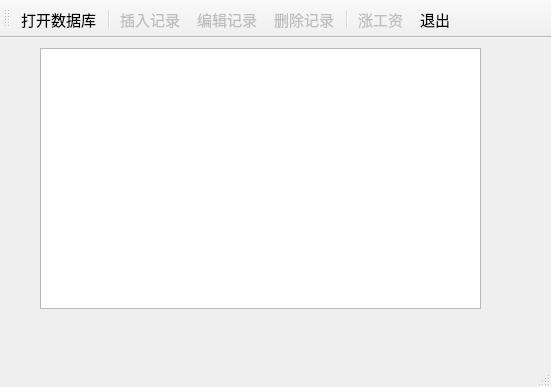
<?xml version="1.0" encoding="UTF-8"?>
<ui version="4.0">
 <class>MainWindow</class>
 <widget class="QMainWindow" name="MainWindow">
  <property name="geometry">
   <rect>
    <x>0</x>
    <y>0</y>
    <width>551</width>
    <height>387</height>
   </rect>
  </property>
  <property name="font">
   <font>
    <pointsize>11</pointsize>
   </font>
  </property>
  <property name="windowTitle">
   <string>QSqlQuery的使用</string>
  </property>
  <widget class="QWidget" name="centralWidget">
   <widget class="QTableView" name="tableView">
    <property name="geometry">
     <rect>
      <x>40</x>
      <y>10</y>
      <width>441</width>
      <height>261</height>
     </rect>
    </property>
    <property name="selectionMode">
     <enum>QAbstractItemView::SingleSelection</enum>
    </property>
    <property name="selectionBehavior">
     <enum>QAbstractItemView::SelectRows</enum>
    </property>
   </widget>
  </widget>
  <widget class="QMenuBar" name="menuBar">
   <property name="geometry">
    <rect>
     <x>0</x>
     <y>0</y>
     <width>551</width>
     <height>23</height>
    </rect>
   </property>
  </widget>
  <widget class="QStatusBar" name="statusBar"/>
  <widget class="QToolBar" name="mainToolBar">
   <property name="toolButtonStyle">
    <enum>Qt::ToolButtonTextUnderIcon</enum>
   </property>
   <attribute name="toolBarArea">
    <enum>TopToolBarArea</enum>
   </attribute>
   <attribute name="toolBarBreak">
    <bool>false</bool>
   </attribute>
   <addaction name="actOpenDB"/>
   <addaction name="separator"/>
   <addaction name="actRecInsert"/>
   <addaction name="actRecEdit"/>
   <addaction name="actRecDelete"/>
   <addaction name="separator"/>
   <addaction name="actScan"/>
   <addaction name="actQuit"/>
  </widget>
  <action name="actOpenDB">
   <property name="icon">
    <iconset resource="res.qrc">
     <normaloff>:/images/images/open3.bmp</normaloff>:/images/images/open3.bmp</iconset>
   </property>
   <property name="text">
    <string>打开数据库</string>
   </property>
   <property name="toolTip">
    <string>打开数据库</string>
   </property>
  </action>
  <action name="actQuit">
   <property name="icon">
    <iconset resource="res.qrc">
     <normaloff>:/images/images/exit.bmp</normaloff>:/images/images/exit.bmp</iconset>
   </property>
   <property name="text">
    <string>退出</string>
   </property>
   <property name="toolTip">
    <string>退出</string>
   </property>
  </action>
  <action name="actRecInsert">
   <property name="enabled">
    <bool>false</bool>
   </property>
   <property name="icon">
    <iconset resource="res.qrc">
     <normaloff>:/images/images/306.bmp</normaloff>:/images/images/306.bmp</iconset>
   </property>
   <property name="text">
    <string>插入记录</string>
   </property>
   <property name="toolTip">
    <string>插入记录</string>
   </property>
  </action>
  <action name="actRecDelete">
   <property name="enabled">
    <bool>false</bool>
   </property>
   <property name="icon">
    <iconset resource="res.qrc">
     <normaloff>:/images/images/delete1.bmp</normaloff>:/images/images/delete1.bmp</iconset>
   </property>
   <property name="text">
    <string>删除记录</string>
   </property>
   <property name="toolTip">
    <string>删除记录</string>
   </property>
  </action>
  <action name="actRecEdit">
   <property name="enabled">
    <bool>false</bool>
   </property>
   <property name="icon">
    <iconset resource="res.qrc">
     <normaloff>:/images/images/812.bmp</normaloff>:/images/images/812.bmp</iconset>
   </property>
   <property name="text">
    <string>编辑记录</string>
   </property>
   <property name="toolTip">
    <string>编辑记录</string>
   </property>
  </action>
  <action name="actScan">
   <property name="enabled">
    <bool>false</bool>
   </property>
   <property name="icon">
    <iconset resource="res.qrc">
     <normaloff>:/images/images/up.bmp</normaloff>:/images/images/up.bmp</iconset>
   </property>
   <property name="text">
    <string>涨工资</string>
   </property>
   <property name="toolTip">
    <string>涨工资</string>
   </property>
  </action>
 </widget>
 <layoutdefault spacing="6" margin="11"/>
 <resources>
  <include location="res.qrc"/>
 </resources>
 <connections>
  <connection>
   <sender>actQuit</sender>
   <signal>triggered()</signal>
   <receiver>MainWindow</receiver>
   <slot>close()</slot>
   <hints>
    <hint type="sourcelabel">
     <x>-1</x>
     <y>-1</y>
    </hint>
    <hint type="destinationlabel">
     <x>274</x>
     <y>184</y>
    </hint>
   </hints>
  </connection>
 </connections>
</ui>
